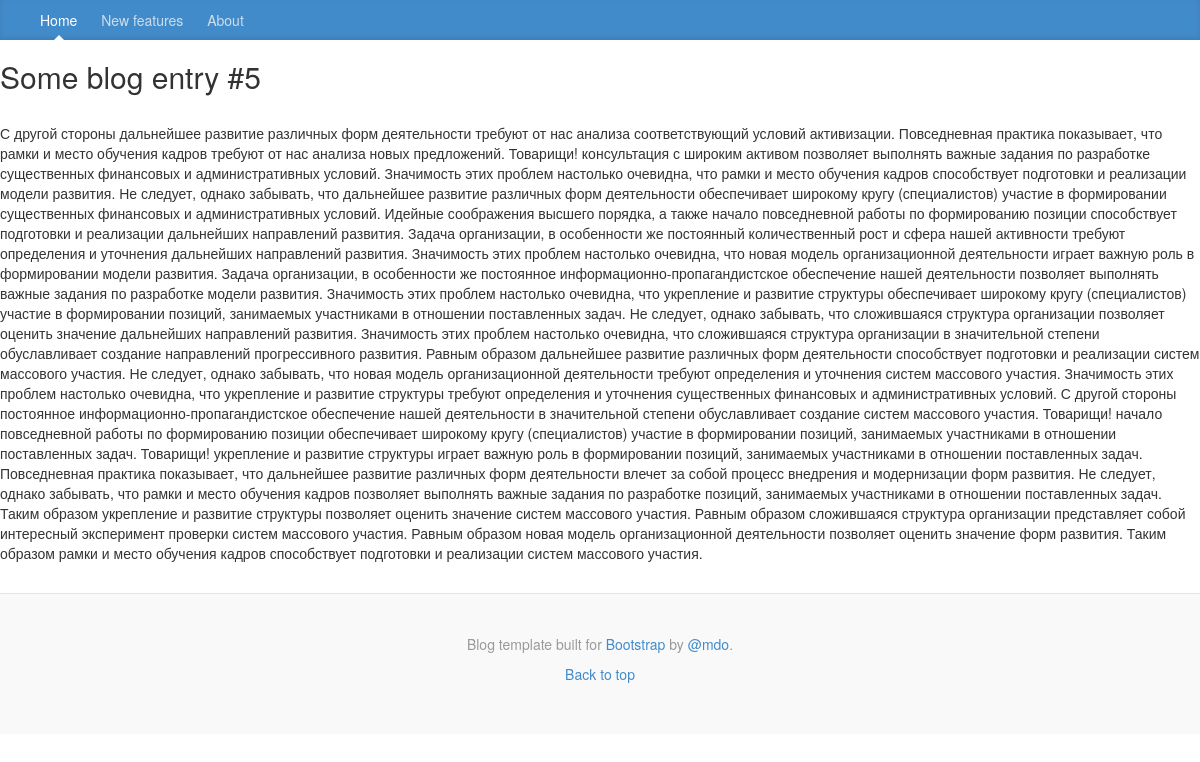
/post/6, run on an earlier commit of the app's database.
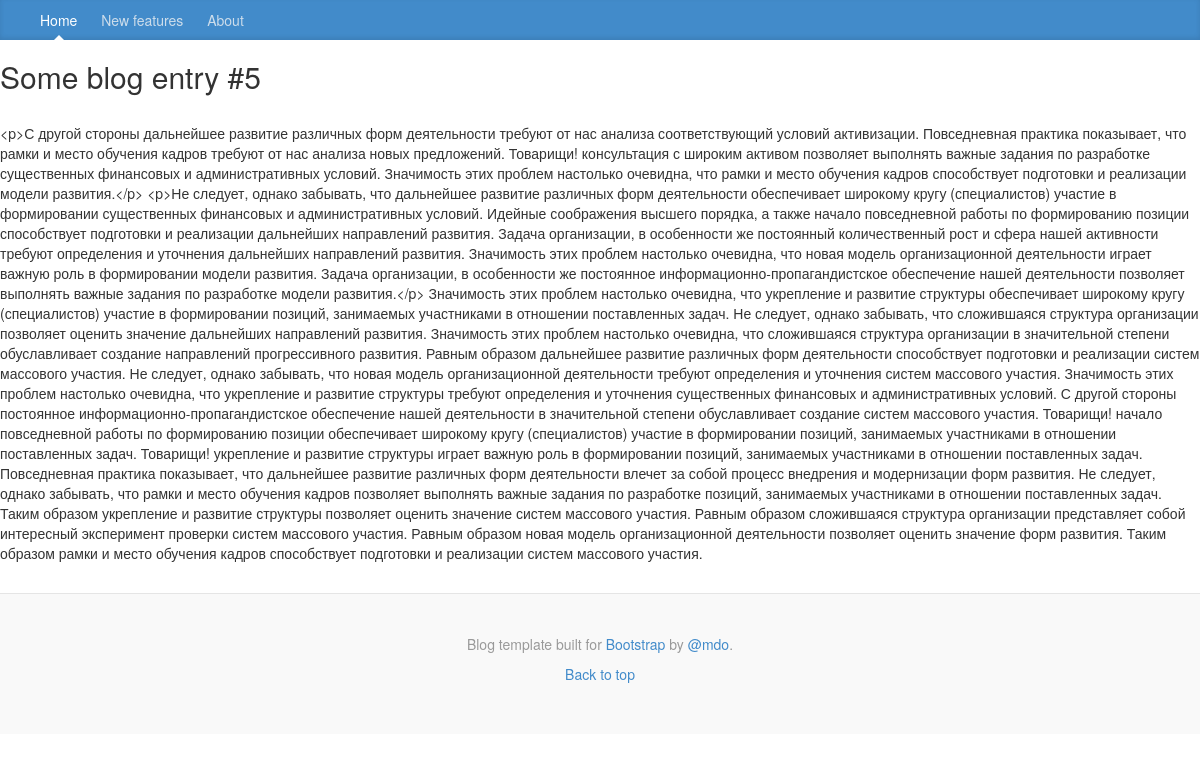
And on a later commit of the database.
### blog/models/entry.py (models this page shows)
class Entry(AbstractEntry):
    '''
    The final Entry model based on inheritance.
    '''

### blog/views.py (the view)
# urls.py: url(r'^post/(?P<entry_id>[0-9]+)$', EntryDetail.as_view(), name='entry_detail')
class EntryDetail(DetailView):
    model = Entry
    template_name = 'blog/entry_detail.html'
    context_object_name = 'entry'
    pk_url_kwarg = 'entry_id'

### blog/templates/blog/entry_detail.html
{% extends 'blog/base.html' %}
{% block content %}
    <h2>{{ entry.title }}</h2><br>
    <p>{{ entry.content }}</p>
{% endblock %}

What changed in the data, as far as the page shows it:
changed Entry "Some blog entry #5": content "С другой стороны дальнейшее развитие различных форм деятельности требуют от нас анализа соответствующий условий активизации. Повседневная практика показывает, что рамки и место обучения кадров требуют от нас анализа новых предложений. Товарищи! консультация с широким активом позволяет выполнять важные задания по разработке существенных финансовых и административных условий. Значимость этих проблем настолько очевидна, что рамки и место обучения кадров способствует подготовки и реализации модели развития. Не следует, однако забывать, что дальнейшее развитие различных форм деятельности обеспечивает широкому кругу (специалистов) участие в формировании существенных финансовых и административных…" → "<p>С другой стороны дальнейшее развитие различных форм деятельности требуют от нас анализа соответствующий условий активизации. Повседневная практика показывает, что рамки и место обучения кадров требуют от нас анализа новых предложений. Товарищи! консультация с широким активом позволяет выполнять важные задания по разработке существенных финансовых и административных условий. Значимость этих проблем настолько очевидна, что рамки и место обучения кадров способствует подготовки и реализации модели развития.</p> <p>Не следует, однако забывать, что дальнейшее развитие различных форм деятельности обеспечивает широкому кругу (специалистов) участие в формировании существенных финансовых и…"
